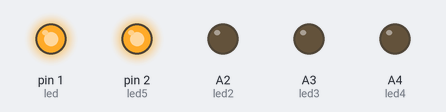
Bench run of a sketch on a simulated Arduino Uno, built with avr-gcc and run on an emulated ATmega328P. On the bench: output pins drawn as LEDs (lit = HIGH).

Above: at 0.1 s.
At 2.7 s:
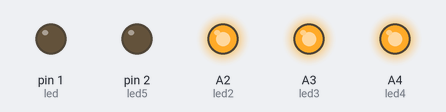
Timing chart, 0 to 3.0 s (numbered marks = the images above):
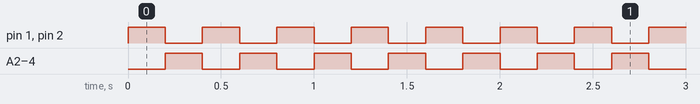

Measured:
- by itself, pin 1 (led), pin 2 (led5), A2 (led2), A3 (led3), A4 (led4): alternates HIGH for 0.20 s and LOW for 0.20 s

The sketch:

Blink.ino
```cpp
// FAT SIDE IS GND
// 1 for PCBduino red led, A2 is IR, A3 red, A4 green, A5 blue
int led = 1;
int led2 = A2;
int led3 = A3;
int led4 = A4;
int led5 = 2;

// the setup routine runs once when you press reset:
void setup() {
  // initialize the digital pin as an output.
  pinMode(led, OUTPUT);
  pinMode(led2, OUTPUT);
  pinMode(led3, OUTPUT);
  pinMode(led4, OUTPUT);
  pinMode(led5, OUTPUT);

}

// the loop routine runs over and over again forever:
void loop() {
  digitalWrite(led, HIGH);   // turn the LED on (HIGH is the voltage level)
  digitalWrite(led5, HIGH);   // turn the LED on (HIGH is the voltage level)

  digitalWrite(led2, LOW);   // turn the LED on (HIGH is the voltage level)
  digitalWrite(led3, LOW);   // turn the LED on (HIGH is the voltage level)
  digitalWrite(led4, LOW);   // turn the LED on (HIGH is the voltage level)
  delay(200);               // wait for a second
  digitalWrite(led, LOW);    // turn the LED off by making the voltage LOW
  digitalWrite(led5, LOW);   // turn the LED on (HIGH is the voltage level)

  digitalWrite(led2, HIGH);    // turn the LED off by making the voltage LOW
  digitalWrite(led3, HIGH);    // turn the LED off by making the voltage LOW
  digitalWrite(led4, HIGH);    // turn the LED off by making the voltage LOW
  delay(200);               // wait for a second
}


// Reset button test
//void loop() {
//  for (int i=100; i<1000; i +=100){
//  digitalWrite(led, HIGH);   // turn the LED on (HIGH is the voltage level)
//  delay(i);               // wait for a second
//  digitalWrite(led, LOW);    // turn the LED off by making the voltage LOW
//  delay(i);               // wait for a second
//  }
//}
```
